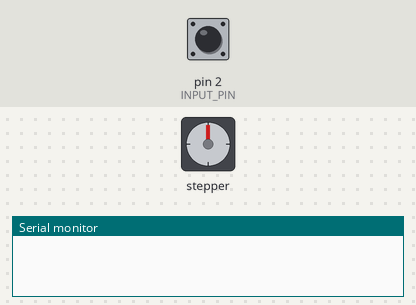
Bench run of a sketch on a simulated Arduino Uno, built with avr-gcc and run on an emulated ATmega328P. Parts: stepper motor, the last lines printed to the serial monitor. Wiring (inferred from the names in the program): stepper motor driver (200 steps per turn assumed): step pin 4; direction pin 3. The test bench sets the inputs (shaded band); at power-on: pin 2 (INPUT_PIN) LOW.

Above: at 1.2 s.
1.3 s: pin 2 (INPUT_PIN) driven HIGH
At 1.76 s:
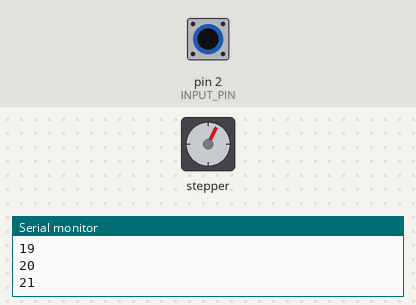
At 2.36 s:
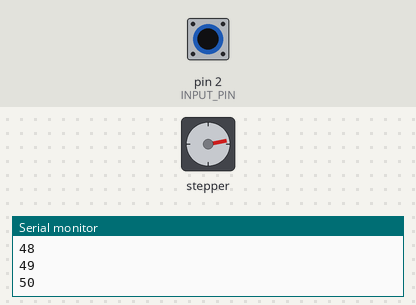
4.3 s: pin 2 (INPUT_PIN) pulsed LOW 2 times (0.12 s each, 0.3 s apart)
At 4.48 s:
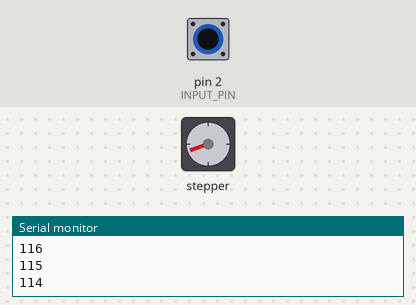
7.9 s: pin 2 (INPUT_PIN) pulsed LOW 2 times (0.12 s each, 0.3 s apart)
Timing chart, 0 to 26.4 s (numbered marks = the images above; inputs shaded):
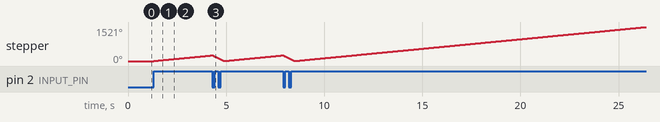

Measured:
- after the input at 1.3 s, stepper: keeps turning clockwise at about 85°/s, starting at once

The sketch:

RaB_Nell_Motor_Driver_v1.95.ino
```cpp
/*
  Rocky and Bullwinkle Nell Motor Driver v1.95
  Drives a NEMA17 Stepper based upon a 32v DC signal
  from the CPU board that shows that the motor should run.
  If the signal is positive run the motor and count the number of
  steps and then when the signal drops back to 0, step back
  to return Nell to the starting point without any sensing switches.
  There is an 18.5 second run time
*/

const byte INPUT_PIN = 2;   // Input from RaB to tell when to drive Nell
const byte DIR_PIN   = 3;   // a4988 direction of drive
const byte STEP_PIN  = 4;   // a4988 step
const byte SLEEP_PIN = 5;   // a4988 sleep pin to shut down stepper when not driving

// Variables to monitor
int stepsMade        = 0;   // Number of steps made on Nell’s run
int turnOnNell       = 0;   // Check if motor should run or return to start

void setup() {
  pinMode(STEP_PIN, OUTPUT);
  pinMode(DIR_PIN, OUTPUT);
  pinMode(SLEEP_PIN, OUTPUT);
  pinMode(INPUT_PIN, INPUT);

  Serial.begin(9600);       // Initiate Serial communication for testing
}

void loop() {
  turnOnNell = digitalRead(INPUT_PIN);                   // Read the input pin

  if (turnOnNell == HIGH && stepsMade < 910) {           // If Input Pin is High run Nell towards the blade
    digitalWrite(SLEEP_PIN, HIGH);                       // Wake a4988
    digitalWrite(DIR_PIN, HIGH);                         // turn the motor Counter-CLockwise, towards the saw
    delay(1);                                            // Data sheet says a4988 needs 1ms before stepping
    runForward();
    }

  else if (turnOnNell == HIGH && stepsMade > 908) {      // At end of run and holding Nell in Place
    digitalWrite(SLEEP_PIN, LOW);
  }

  else if(turnOnNell == LOW && stepsMade > 0){           // If Input Pin Low and steps still remain return Nell to start
  // NOTE for some reason the driver will not completely return to start if at the very end of the run, all other locations
  // will return exactly to start.  Increasing steps made at the end of a run is there to ensure return to start
    if(stepsMade == 910){
      stepsMade = 920;
    }
    digitalWrite(SLEEP_PIN, HIGH);                       // Wake a4988
    digitalWrite(DIR_PIN, LOW);                          // turn the motor CLockwise, away from the saw
    delay(1);                                            // Data sheet says a4988 needs 1ms before stepping
    returnToStart();
  }

  else{                                                  // Nothing going on, Sleep Motor and a4988
    digitalWrite(SLEEP_PIN, LOW);
  }
}

void runForward(){                                       // run motor and count steps
  while (stepsMade < 910 && turnOnNell == HIGH){
    turnOnNell = digitalRead(INPUT_PIN);
    digitalWrite(STEP_PIN, HIGH);
    delayMicroseconds(10500);
    digitalWrite(STEP_PIN, LOW);
    delayMicroseconds(10500);
    ++stepsMade;
    Serial.println(stepsMade);
  }
}

void returnToStart(){                                   // return motor to starting position
  while (stepsMade > 0) {
    digitalWrite(STEP_PIN, HIGH);
    delay(1);
    digitalWrite(STEP_PIN, LOW);
    delay(1);
    --stepsMade;
    Serial.println(stepsMade);
  }
}
```
